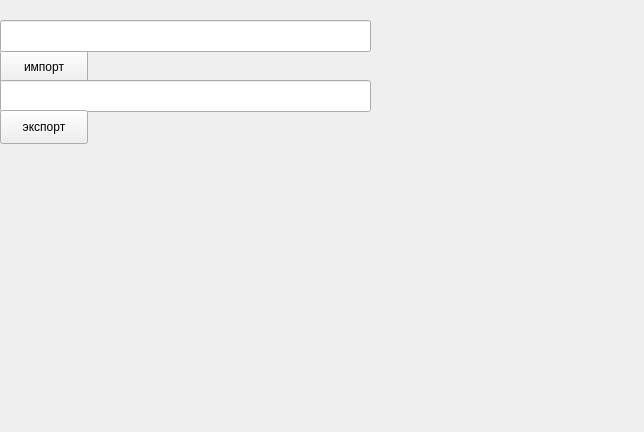
<?xml version="1.0" encoding="UTF-8"?>
<ui version="4.0">
 <class>Form</class>
 <widget class="QWidget" name="Form">
  <property name="geometry">
   <rect>
    <x>0</x>
    <y>0</y>
    <width>644</width>
    <height>432</height>
   </rect>
  </property>
  <property name="windowTitle">
   <string>Form</string>
  </property>
  <widget class="QPushButton" name="pushButton">
   <property name="geometry">
    <rect>
     <x>0</x>
     <y>50</y>
     <width>88</width>
     <height>34</height>
    </rect>
   </property>
   <property name="text">
    <string>импорт</string>
   </property>
  </widget>
  <widget class="QLineEdit" name="lineEdit">
   <property name="geometry">
    <rect>
     <x>0</x>
     <y>20</y>
     <width>371</width>
     <height>32</height>
    </rect>
   </property>
  </widget>
  <widget class="QLineEdit" name="lineEdit_2">
   <property name="geometry">
    <rect>
     <x>0</x>
     <y>80</y>
     <width>371</width>
     <height>32</height>
    </rect>
   </property>
  </widget>
  <widget class="QPushButton" name="pushButton_2">
   <property name="geometry">
    <rect>
     <x>0</x>
     <y>110</y>
     <width>88</width>
     <height>34</height>
    </rect>
   </property>
   <property name="text">
    <string>экспорт</string>
   </property>
  </widget>
 </widget>
 <resources/>
 <connections/>
</ui>
